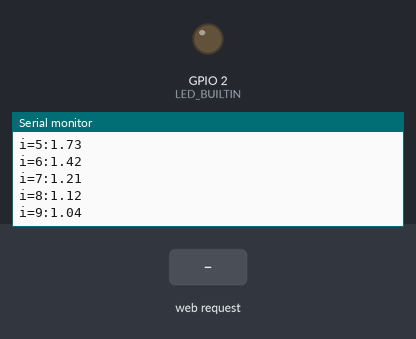
The sketch below on a simulated ESP32. Shown: output pins drawn as LEDs (lit = HIGH), the last lines printed to the serial monitor. The test bench sets the inputs (shaded band). WiFi joins after 1.5 s; servers stay silent unless stated.

Above: at 5.7 s.
5.8 s: HTTP request GET / received
At 6.7 s:
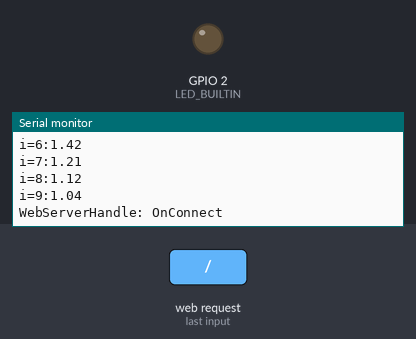
7.3 s: HTTP request GET /calc received
At 7.9 s:
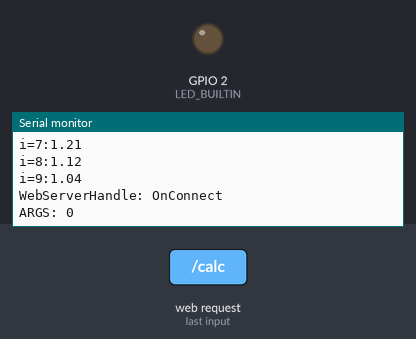
Timing chart, 0 to 10.3 s (numbered marks = the images above; inputs shaded):
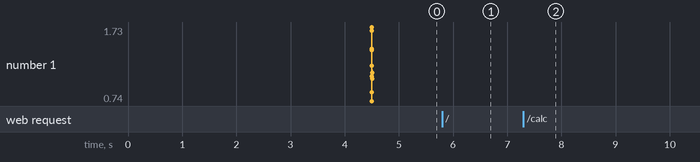

The sketch:

sketch_controller_test.ino
```cpp
#include <WiFi.h>
#include <HTTPClient.h>

#include <WiFiUdp.h>

// Webserver
#include "WebServer.h"


#define LED_BUILTIN  2  // Blue LED on ESP32 board
#define MAX_FORECAST_COUNT 10

// WLAN credentials
const char* pSSID = "YOUR_SSID";
const char* pPassword = "YOUR_PASSWORD";


#define MAX_FORECAST_COUNT 10

typedef struct {
  String strSpotPrice = "0";
  String strWindSpeed = "0";
  String strOutdoorTemp = "0";
} forecastDataType;

forecastDataType forecastData[MAX_FORECAST_COUNT];

String strSpotPriceInit[MAX_FORECAST_COUNT] = { "0.74", "0.86", "1.07", "1.44", "1.68", "1.73", "1.42", "1.21", "1.12", "1.04"};
String strWindSpeedInit[MAX_FORECAST_COUNT] = { "6", "6", "5", "5", "4", "4", "5", "5", "6", "6"};
String strOutdoorTempInit[MAX_FORECAST_COUNT] = { "9", "8", "7", "6", "6", "5", "5", "4", "4", "4"};


typedef struct {
  String strProbabilityWindElectricity = "0";
  String strEffectiveElectricityFee = "0";
  String strEffectiveElectricityCost = "0";
} calculatedDataType;

calculatedDataType calculatedData[MAX_FORECAST_COUNT];


String strHeatingBufferTemp = "63.1";
String strHeatingBufferFakeTemp = "0.0";

String strHeatingBufferSize = "1000";
String strElectricityImportFee = "1.5";


// Our webserver on port 80
WebServer server(80);


void setup() {
  Serial.begin(115200);

  // Initialize digital pin LED_BUILTIN as an output
  pinMode(LED_BUILTIN, OUTPUT);


  // Connect to WLAN with given credentials
  WiFi.begin(pSSID, pPassword);
  Serial.println("Connecting");
  while(WiFi.status() != WL_CONNECTED) {
    delay(500);
    Serial.print(".");
  }
  Serial.println("");
  Serial.print("Connected to WiFi, my IP Address is: ");
  Serial.println(WiFi.localIP());
  Serial.print("Wifi RSSI=");
  Serial.println(WiFi.RSSI());

  delay(2000);


  server.on("/", wshandle_OnConnect);
  server.on("/calc", wshandle_OnCalc);
  server.onNotFound(wshandle_NotFound);
  server.begin();
  Serial.println("HTTP server started");

  delay(1000);

  for( int i=0; i<MAX_FORECAST_COUNT; i++ ) {
    forecastData[i].strSpotPrice = strSpotPriceInit[i];
    forecastData[i].strWindSpeed = strWindSpeedInit[i];
    forecastData[i].strOutdoorTemp = strOutdoorTempInit[i];
    Serial.println("i="+String(i)+":"+forecastData[i].strSpotPrice);
    }

}


void wshandle_OnConnect() {
  Serial.println("WebServerHandle: OnConnect");

  String strHTML = "<!DOCTYPE html> <html>"\
  "<head><meta name='viewport' content='width=device-width, initial-scale=1.0, user-scalable=no'>"\
  "<title>Calefactio</title>"\
  "<style>html { font-family: Helvetica; display: inline-block; margin: 0px auto; text-align: center; }"\
  "body{margin-top: 50px;} h1 {color: #444444;margin: 50px auto 30px;} h3 {color: #444444;margin-bottom: 50px;}"\
  "p {font-size: 14px;color: #888;margin-bottom: 10px;}</style>"\
  "\n</head><body>"\
  "<h1>Controller Test</h1>";

  strHTML += "<center>";
  strHTML +="<h4><form action=\"/calc\">";


  strHTML +="Heating buffer size [l]: <input type=number name=\"heatingBufferSize\" value="+strHeatingBufferSize+" min=0 max=10000 step=1>";
  strHTML +="<br>Electricity import charge [kr&#47;kWh]: <input type=number name=\"electricityImportFee\" value="+strElectricityImportFee+" min=0 max=100 step=0.01>";
  strHTML +="<br>Heating buffer temp. [&#176;C]: <input type=number name=\"heatingBufferTemp\" value="+strHeatingBufferTemp+" min=0 max=100 step=0.1><br>";

  strHTML += "<br><table>";
  strHTML += "<tr><th>Data set</th>";
  for(int i=0; i<MAX_FORECAST_COUNT; i++) {
    strHTML += "<th>"+String(i)+"</th>";
  } strHTML += "</tr>";


  strHTML += "<tr><td>Wind speed [m&#47;s]:</td>";
  for(int i=0; i<MAX_FORECAST_COUNT; i++) {
    String strName = "windSpeed_"+String(i);
    strHTML += "<td><input type=number name=\""+strName+"\" value="+forecastData[i].strWindSpeed+" min=0 max=130 step=0.1></td>";
  } strHTML += "</tr>";


  strHTML += "<tr><td>Outdoor temp. [&#176;C]:</td>";
  for(int i=0; i<MAX_FORECAST_COUNT; i++) {
    String strName = "outdoorTemp_"+String(i);
    strHTML += "<td><input type=number name=\""+strName+"\" value="+forecastData[i].strOutdoorTemp+" min=-50 max=50 step=0.1></td>";
  } strHTML += "</tr>";


  strHTML += "<tr><td>Spot price [kr]:</td>";
  for(int i=0; i<MAX_FORECAST_COUNT; i++) {
    String strName = "spotPrice_"+String(i);
    strHTML += "<td><input type=number name=\""+strName+"\" value="+forecastData[i].strSpotPrice+" min=0 max=100 step=0.01></td>";
  } strHTML += "</tr>";

  strHTML += "</table>";


  strHTML +="<br><input type=\"submit\" value=\"Calculate...\">";
  strHTML +="</form></h4><br>";


  strHTML += "<br><table>";
  strHTML += "<tr><th>Forecast set</th>";
  for(int i=0; i<MAX_FORECAST_COUNT; i++) {
    strHTML += "<th>"+String(i)+"</th>";
  } strHTML += "</tr>";


  strHTML += "<tr><td>Probability wind electricity:</td>";
  for(int i=0; i<MAX_FORECAST_COUNT; i++) {
    strHTML += "<td>"+calculatedData[i].strProbabilityWindElectricity+"</td>";
  } strHTML += "</tr>";

  strHTML += "<tr><td>Effective electricity fee [kr&#47;kWh]:</td>";
  for(int i=0; i<MAX_FORECAST_COUNT; i++) {
    strHTML += "<td>"+calculatedData[i].strEffectiveElectricityFee+"</td>";
  } strHTML += "</tr>";

  strHTML += "<tr><td>Effective electricity cost incl. fee [kr&#47;kWh]:</td>";
  for(int i=0; i<MAX_FORECAST_COUNT; i++) {
    strHTML += "<td>"+calculatedData[i].strEffectiveElectricityCost+"</td>";
  } strHTML += "</tr>";


  strHTML += "</table>";
  strHTML += "</center>";
  strHTML += "</body></html>";

  server.send(200, "text/html", strHTML);
}

void wshandle_OnCalc() {

  Serial.print("ARGS: ");
  Serial.println(server.args());

  strHeatingBufferTemp = server.arg("heatingBufferTemp");
  strHeatingBufferSize = server.arg("heatingBufferSize");
  strElectricityImportFee = server.arg("electricityImportFee");

  for(int i=0; i<MAX_FORECAST_COUNT; i++) {
    String strName = "outdoorTemp_"+String(i); forecastData[i].strOutdoorTemp = server.arg(strName);
    strName = "windSpeed_"+String(i); forecastData[i].strWindSpeed = server.arg(strName);
    strName = "spotPrice_"+String(i); forecastData[i].strSpotPrice = server.arg(strName);
  }

  float fHeatingBufferTemp = 76.4;
  strHeatingBufferFakeTemp =  String(fHeatingBufferTemp,1);

  for(int i=0; i<MAX_FORECAST_COUNT; i++) {
    calculatedData[i].strProbabilityWindElectricity = String(calcProbabilityWindElectricity(forecastData[i].strWindSpeed),1);
    calculatedData[i].strEffectiveElectricityFee = String(calcEffectiveElectricityFee(calculatedData[i].strProbabilityWindElectricity,strElectricityImportFee));
    calculatedData[i].strEffectiveElectricityCost = String(calculatedData[i].strEffectiveElectricityFee.toFloat()+forecastData[i].strSpotPrice.toFloat(),2);
  }

  server.sendHeader("Location", "/",true);
  server.send(302, "text/plain", "");

}


void wshandle_NotFound(){
  server.send(404, "text/plain", "Page not found");
}


float calcProbabilityWindElectricity(String strWindSpeed)
{
  float fWindSpeed = strWindSpeed.toFloat();
  float fRetVal = -1.0;

  if( fWindSpeed < 5.0 )
    fRetVal = 0.0;
  else if ( fWindSpeed == 5.0 )
    fRetVal = 0.5;
  else
    fRetVal = 1.0;

  return fRetVal;
}

float calcEffectiveElectricityFee(String strProbabiltyWindElectricity, String strElectricityImportFee) {

  float fProbabiltyWindElectricity = strProbabiltyWindElectricity.toFloat();
  float fElectricityImportFee = strElectricityImportFee.toFloat();
  float fRetVal = (1-fProbabiltyWindElectricity)*fElectricityImportFee;

  return fRetVal;
}


// Main loop
void loop() {
  server.handleClient();
  delay(100);
}
```

Measured:
- after the input at 5.8 s, the serial monitor: prints a new line at once (image 1)
- after the input at 7.3 s, the serial monitor: prints a new line at once (image 2)
